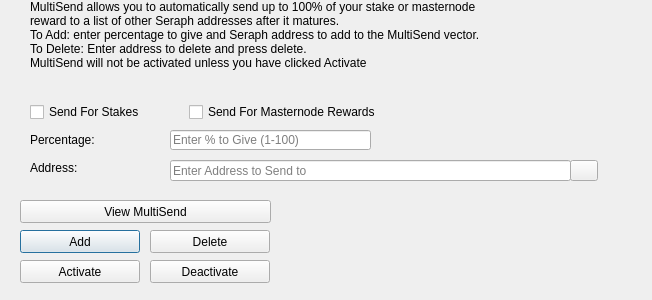
<?xml version="1.0" encoding="UTF-8"?>
<ui version="4.0">
 <class>MultiSendDialog</class>
 <widget class="QDialog" name="MultiSendDialog">
  <property name="windowModality">
   <enum>Qt::NonModal</enum>
  </property>
  <property name="geometry">
   <rect>
    <x>0</x>
    <y>0</y>
    <width>652</width>
    <height>300</height>
   </rect>
  </property>
  <property name="windowTitle">
   <string>MultiSend</string>
  </property>
  <widget class="QLineEdit" name="multiSendPercentEdit">
   <property name="geometry">
    <rect>
     <x>170</x>
     <y>130</y>
     <width>201</width>
     <height>20</height>
    </rect>
   </property>
   <property name="toolTip">
    <string>Enter whole numbers 1 - 100</string>
   </property>
   <property name="placeholderText">
    <string>Enter % to Give (1-100)</string>
   </property>
  </widget>
  <widget class="QLineEdit" name="multiSendAddressEdit">
   <property name="geometry">
    <rect>
     <x>170</x>
     <y>160</y>
     <width>401</width>
     <height>21</height>
    </rect>
   </property>
   <property name="toolTip">
    <string/>
   </property>
   <property name="placeholderText">
    <string>Enter Address to Send to</string>
   </property>
  </widget>
  <widget class="QLabel" name="label_2">
   <property name="geometry">
    <rect>
     <x>30</x>
     <y>0</y>
     <width>451</width>
     <height>121</height>
    </rect>
   </property>
   <property name="lineWidth">
    <number>1</number>
   </property>
   <property name="text">
    <string>MultiSend allows you to automatically send up to 100% of your stake or masternode reward to a list of other Seraph addresses after it matures.
To Add: enter percentage to give and Seraph address to add to the MultiSend vector.
To Delete: Enter address to delete and press delete.
MultiSend will not be activated unless you have clicked Activate</string>
   </property>
   <property name="alignment">
    <set>Qt::AlignLeading|Qt::AlignLeft|Qt::AlignTop</set>
   </property>
   <property name="wordWrap">
    <bool>true</bool>
   </property>
  </widget>
  <widget class="QLabel" name="message">
   <property name="geometry">
    <rect>
     <x>290</x>
     <y>200</y>
     <width>351</width>
     <height>91</height>
    </rect>
   </property>
   <property name="text">
    <string/>
   </property>
  </widget>
  <widget class="QPushButton" name="addButton">
   <property name="geometry">
    <rect>
     <x>20</x>
     <y>230</y>
     <width>120</width>
     <height>23</height>
    </rect>
   </property>
   <property name="toolTip">
    <string/>
   </property>
   <property name="statusTip">
    <string>Add to MultiSend Vector</string>
   </property>
   <property name="text">
    <string>Add</string>
   </property>
  </widget>
  <widget class="QPushButton" name="disableButton">
   <property name="geometry">
    <rect>
     <x>150</x>
     <y>260</y>
     <width>120</width>
     <height>23</height>
    </rect>
   </property>
   <property name="statusTip">
    <string>Deactivate MultiSend</string>
   </property>
   <property name="text">
    <string>Deactivate</string>
   </property>
  </widget>
  <widget class="QPushButton" name="addressBookButton">
   <property name="geometry">
    <rect>
     <x>570</x>
     <y>160</y>
     <width>28</width>
     <height>21</height>
    </rect>
   </property>
   <property name="toolTip">
    <string>Choose an address from the address book</string>
   </property>
   <property name="text">
    <string/>
   </property>
   <property name="icon">
    <iconset resource="../seraph.qrc">
     <normaloff>:/icons/address-book</normaloff>:/icons/address-book</iconset>
   </property>
   <property name="shortcut">
    <string>Alt+A</string>
   </property>
   <property name="autoDefault">
    <bool>false</bool>
   </property>
  </widget>
  <widget class="QLabel" name="label">
   <property name="geometry">
    <rect>
     <x>30</x>
     <y>130</y>
     <width>121</width>
     <height>20</height>
    </rect>
   </property>
   <property name="toolTip">
    <string>Percentage of stake to send</string>
   </property>
   <property name="text">
    <string>Percentage:</string>
   </property>
  </widget>
  <widget class="QLabel" name="label_5">
   <property name="geometry">
    <rect>
     <x>30</x>
     <y>160</y>
     <width>111</width>
     <height>16</height>
    </rect>
   </property>
   <property name="toolTip">
    <string>Address to send portion of stake to</string>
   </property>
   <property name="text">
    <string>Address:</string>
   </property>
  </widget>
  <widget class="QPushButton" name="deleteButton">
   <property name="geometry">
    <rect>
     <x>150</x>
     <y>230</y>
     <width>120</width>
     <height>23</height>
    </rect>
   </property>
   <property name="toolTip">
    <string/>
   </property>
   <property name="statusTip">
    <string>Delete Address From MultiSend Vector</string>
   </property>
   <property name="text">
    <string>Delete</string>
   </property>
  </widget>
  <widget class="QPushButton" name="activateButton">
   <property name="geometry">
    <rect>
     <x>20</x>
     <y>260</y>
     <width>120</width>
     <height>23</height>
    </rect>
   </property>
   <property name="statusTip">
    <string>Activate MultiSend</string>
   </property>
   <property name="text">
    <string>Activate</string>
   </property>
  </widget>
  <widget class="QPushButton" name="viewButton">
   <property name="geometry">
    <rect>
     <x>20</x>
     <y>200</y>
     <width>251</width>
     <height>23</height>
    </rect>
   </property>
   <property name="toolTip">
    <string/>
   </property>
   <property name="statusTip">
    <string>View MultiSend Vector</string>
   </property>
   <property name="text">
    <string>View MultiSend</string>
   </property>
  </widget>
  <widget class="QWidget" name="horizontalLayoutWidget">
   <property name="geometry">
    <rect>
     <x>30</x>
     <y>100</y>
     <width>351</width>
     <height>24</height>
    </rect>
   </property>
   <layout class="QHBoxLayout" name="horizontalLayout">
    <item>
     <widget class="QCheckBox" name="multiSendStakeCheckBox">
      <property name="text">
       <string>Send For Stakes</string>
      </property>
     </widget>
    </item>
    <item>
     <widget class="QCheckBox" name="multiSendMasternodeCheckBox">
      <property name="text">
       <string>Send For Masternode Rewards</string>
      </property>
     </widget>
    </item>
   </layout>
  </widget>
 </widget>
 <resources>
  <include location="../seraph.qrc"/>
 </resources>
 <connections/>
</ui>
